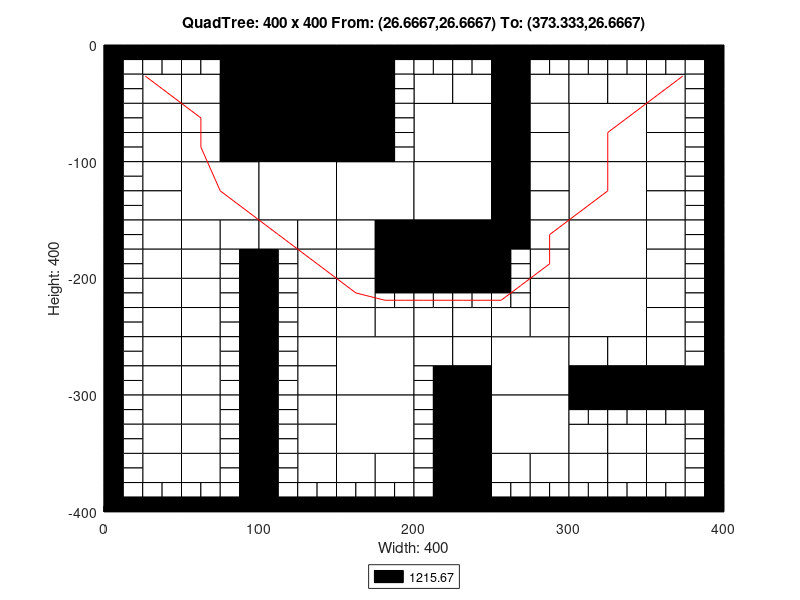

Here is the MATLAB script that generated this plot:
axis([0 400 -400 0]);
title('QuadTree: 400 x 400 From: (26.6667,26.6667) To: (373.333,26.6667)');
xlabel('Width: 400');
ylabel('Height: 400');
rectangle('Position',[100 -50 50 50], 'FaceColor',[0 0 0]);
rectangle('Position',[100 -100 50 50], 'FaceColor',[0 0 0]);
rectangle('Position',[50 -150 50 50], 'FaceColor',[1 1 1]);
rectangle('Position',[100 -150 50 50], 'FaceColor',[1 1 1]);
rectangle('Position',[150 -150 50 50], 'FaceColor',[1 1 1]);
rectangle('Position',[200 -100 50 50], 'FaceColor',[1 1 1]);
rectangle('Position',[300 -100 50 50], 'FaceColor',[1 1 1]);
rectangle('Position',[200 -150 50 50], 'FaceColor',[1 1 1]);
rectangle('Position',[200 -200 50 50], 'FaceColor',[0 0 0]);
rectangle('Position',[300 -150 50 50], 'FaceColor',[1 1 1]);
rectangle('Position',[300 -200 50 50], 'FaceColor',[1 1 1]);
rectangle('Position',[150 -300 50 50], 'FaceColor',[1 1 1]);
rectangle('Position',[150 -350 50 50], 'FaceColor',[1 1 1]);
rectangle('Position',[250 -300 50 50], 'FaceColor',[1 1 1]);
rectangle('Position',[300 -250 50 50], 'FaceColor',[1 1 1]);
rectangle('Position',[250 -350 50 50], 'FaceColor',[1 1 1]);
rectangle('Position',[25 -50 25 25], 'FaceColor',[1 1 1]);
rectangle('Position',[75 -25 25 25], 'FaceColor',[0 0 0]);
rectangle('Position',[50 -50 25 25], 'FaceColor',[1 1 1]);
rectangle('Position',[75 -50 25 25], 'FaceColor',[0 0 0]);
rectangle('Position',[25 -75 25 25], 'FaceColor',[1 1 1]);
rectangle('Position',[25 -100 25 25], 'FaceColor',[1 1 1]);
rectangle('Position',[50 -75 25 25], 'FaceColor',[1 1 1]);
rectangle('Position',[75 -75 25 25], 'FaceColor',[0 0 0]);
rectangle('Position',[50 -100 25 25], 'FaceColor',[1 1 1]);
rectangle('Position',[75 -100 25 25], 'FaceColor',[0 0 0]);
rectangle('Position',[150 -25 25 25], 'FaceColor',[0 0 0]);
rectangle('Position',[150 -50 25 25], 'FaceColor',[0 0 0]);
rectangle('Position',[150 -75 25 25], 'FaceColor',[0 0 0]);
rectangle('Position',[150 -100 25 25], 'FaceColor',[0 0 0]);
rectangle('Position',[25 -125 25 25], 'FaceColor',[1 1 1]);
rectangle('Position',[25 -150 25 25], 'FaceColor',[1 1 1]);
rectangle('Position',[25 -175 25 25], 'FaceColor',[1 1 1]);
rectangle('Position',[25 -200 25 25], 'FaceColor',[1 1 1]);
rectangle('Position',[50 -175 25 25], 'FaceColor',[1 1 1]);
rectangle('Position',[75 -175 25 25], 'FaceColor',[1 1 1]);
rectangle('Position',[50 -200 25 25], 'FaceColor',[1 1 1]);
rectangle('Position',[100 -175 25 25], 'FaceColor',[1 1 1]);
rectangle('Position',[125 -175 25 25], 'FaceColor',[1 1 1]);
rectangle('Position',[125 -200 25 25], 'FaceColor',[1 1 1]);
rectangle('Position',[150 -175 25 25], 'FaceColor',[1 1 1]);
rectangle('Position',[175 -175 25 25], 'FaceColor',[0 0 0]);
rectangle('Position',[150 -200 25 25], 'FaceColor',[1 1 1]);
rectangle('Position',[175 -200 25 25], 'FaceColor',[0 0 0]);
rectangle('Position',[200 -50 25 25], 'FaceColor',[1 1 1]);
rectangle('Position',[225 -50 25 25], 'FaceColor',[1 1 1]);
rectangle('Position',[250 -25 25 25], 'FaceColor',[0 0 0]);
rectangle('Position',[250 -50 25 25], 'FaceColor',[0 0 0]);
rectangle('Position',[275 -50 25 25], 'FaceColor',[1 1 1]);
rectangle('Position',[250 -75 25 25], 'FaceColor',[0 0 0]);
rectangle('Position',[275 -75 25 25], 'FaceColor',[1 1 1]);
rectangle('Position',[250 -100 25 25], 'FaceColor',[0 0 0]);
rectangle('Position',[275 -100 25 25], 'FaceColor',[1 1 1]);
rectangle('Position',[300 -50 25 25], 'FaceColor',[1 1 1]);
rectangle('Position',[325 -50 25 25], 'FaceColor',[1 1 1]);
rectangle('Position',[350 -50 25 25], 'FaceColor',[1 1 1]);
rectangle('Position',[350 -75 25 25], 'FaceColor',[1 1 1]);
rectangle('Position',[350 -100 25 25], 'FaceColor',[1 1 1]);
rectangle('Position',[250 -125 25 25], 'FaceColor',[0 0 0]);
rectangle('Position',[275 -125 25 25], 'FaceColor',[1 1 1]);
rectangle('Position',[250 -150 25 25], 'FaceColor',[0 0 0]);
rectangle('Position',[275 -150 25 25], 'FaceColor',[1 1 1]);
rectangle('Position',[250 -175 25 25], 'FaceColor',[0 0 0]);
rectangle('Position',[275 -175 25 25], 'FaceColor',[1 1 1]);
rectangle('Position',[275 -200 25 25], 'FaceColor',[1 1 1]);
rectangle('Position',[350 -125 25 25], 'FaceColor',[1 1 1]);
rectangle('Position',[350 -150 25 25], 'FaceColor',[1 1 1]);
rectangle('Position',[350 -175 25 25], 'FaceColor',[1 1 1]);
rectangle('Position',[350 -200 25 25], 'FaceColor',[1 1 1]);
rectangle('Position',[25 -225 25 25], 'FaceColor',[1 1 1]);
rectangle('Position',[25 -250 25 25], 'FaceColor',[1 1 1]);
rectangle('Position',[50 -225 25 25], 'FaceColor',[1 1 1]);
rectangle('Position',[50 -250 25 25], 'FaceColor',[1 1 1]);
rectangle('Position',[25 -275 25 25], 'FaceColor',[1 1 1]);
rectangle('Position',[25 -300 25 25], 'FaceColor',[1 1 1]);
rectangle('Position',[50 -275 25 25], 'FaceColor',[1 1 1]);
rectangle('Position',[50 -300 25 25], 'FaceColor',[1 1 1]);
rectangle('Position',[125 -225 25 25], 'FaceColor',[1 1 1]);
rectangle('Position',[125 -250 25 25], 'FaceColor',[1 1 1]);
rectangle('Position',[150 -225 25 25], 'FaceColor',[1 1 1]);
rectangle('Position',[150 -250 25 25], 'FaceColor',[1 1 1]);
rectangle('Position',[175 -250 25 25], 'FaceColor',[1 1 1]);
rectangle('Position',[125 -275 25 25], 'FaceColor',[1 1 1]);
rectangle('Position',[125 -300 25 25], 'FaceColor',[1 1 1]);
rectangle('Position',[25 -325 25 25], 'FaceColor',[1 1 1]);
rectangle('Position',[25 -350 25 25], 'FaceColor',[1 1 1]);
rectangle('Position',[50 -325 25 25], 'FaceColor',[1 1 1]);
rectangle('Position',[50 -350 25 25], 'FaceColor',[1 1 1]);
rectangle('Position',[25 -375 25 25], 'FaceColor',[1 1 1]);
rectangle('Position',[50 -375 25 25], 'FaceColor',[1 1 1]);
rectangle('Position',[125 -325 25 25], 'FaceColor',[1 1 1]);
rectangle('Position',[125 -350 25 25], 'FaceColor',[1 1 1]);
rectangle('Position',[125 -375 25 25], 'FaceColor',[1 1 1]);
rectangle('Position',[150 -375 25 25], 'FaceColor',[1 1 1]);
rectangle('Position',[175 -375 25 25], 'FaceColor',[1 1 1]);
rectangle('Position',[200 -250 25 25], 'FaceColor',[1 1 1]);
rectangle('Position',[225 -250 25 25], 'FaceColor',[1 1 1]);
rectangle('Position',[275 -225 25 25], 'FaceColor',[1 1 1]);
rectangle('Position',[250 -250 25 25], 'FaceColor',[1 1 1]);
rectangle('Position',[275 -250 25 25], 'FaceColor',[1 1 1]);
rectangle('Position',[200 -275 25 25], 'FaceColor',[1 1 1]);
rectangle('Position',[225 -275 25 25], 'FaceColor',[1 1 1]);
rectangle('Position',[225 -300 25 25], 'FaceColor',[0 0 0]);
rectangle('Position',[350 -225 25 25], 'FaceColor',[1 1 1]);
rectangle('Position',[350 -250 25 25], 'FaceColor',[1 1 1]);
rectangle('Position',[300 -275 25 25], 'FaceColor',[1 1 1]);
rectangle('Position',[325 -275 25 25], 'FaceColor',[1 1 1]);
rectangle('Position',[300 -300 25 25], 'FaceColor',[0 0 0]);
rectangle('Position',[325 -300 25 25], 'FaceColor',[0 0 0]);
rectangle('Position',[350 -275 25 25], 'FaceColor',[1 1 1]);
rectangle('Position',[350 -300 25 25], 'FaceColor',[0 0 0]);
rectangle('Position',[375 -300 25 25], 'FaceColor',[0 0 0]);
rectangle('Position',[225 -325 25 25], 'FaceColor',[0 0 0]);
rectangle('Position',[225 -350 25 25], 'FaceColor',[0 0 0]);
rectangle('Position',[225 -375 25 25], 'FaceColor',[0 0 0]);
rectangle('Position',[225 -400 25 25], 'FaceColor',[0 0 0]);
rectangle('Position',[250 -375 25 25], 'FaceColor',[1 1 1]);
rectangle('Position',[275 -375 25 25], 'FaceColor',[1 1 1]);
rectangle('Position',[300 -350 25 25], 'FaceColor',[1 1 1]);
rectangle('Position',[325 -350 25 25], 'FaceColor',[1 1 1]);
rectangle('Position',[350 -350 25 25], 'FaceColor',[1 1 1]);
rectangle('Position',[300 -375 25 25], 'FaceColor',[1 1 1]);
rectangle('Position',[325 -375 25 25], 'FaceColor',[1 1 1]);
rectangle('Position',[350 -375 25 25], 'FaceColor',[1 1 1]);
rectangle('Position',[0 -12.5 12.5 12.5], 'FaceColor',[0 0 0]);
rectangle('Position',[12.5 -12.5 12.5 12.5], 'FaceColor',[0 0 0]);
rectangle('Position',[0 -25 12.5 12.5], 'FaceColor',[0 0 0]);
rectangle('Position',[12.5 -25 12.5 12.5], 'FaceColor',[1 1 1]);
rectangle('Position',[25 -12.5 12.5 12.5], 'FaceColor',[0 0 0]);
rectangle('Position',[37.5 -12.5 12.5 12.5], 'FaceColor',[0 0 0]);
rectangle('Position',[25 -25 12.5 12.5], 'FaceColor',[1 1 1]);
rectangle('Position',[37.5 -25 12.5 12.5], 'FaceColor',[1 1 1]);
rectangle('Position',[0 -37.5 12.5 12.5], 'FaceColor',[0 0 0]);
rectangle('Position',[12.5 -37.5 12.5 12.5], 'FaceColor',[1 1 1]);
rectangle('Position',[0 -50 12.5 12.5], 'FaceColor',[0 0 0]);
rectangle('Position',[12.5 -50 12.5 12.5], 'FaceColor',[1 1 1]);
rectangle('Position',[50 -12.5 12.5 12.5], 'FaceColor',[0 0 0]);
rectangle('Position',[62.5 -12.5 12.5 12.5], 'FaceColor',[0 0 0]);
rectangle('Position',[50 -25 12.5 12.5], 'FaceColor',[1 1 1]);
rectangle('Position',[62.5 -25 12.5 12.5], 'FaceColor',[1 1 1]);
rectangle('Position',[0 -62.5 12.5 12.5], 'FaceColor',[0 0 0]);
rectangle('Position',[12.5 -62.5 12.5 12.5], 'FaceColor',[1 1 1]);
rectangle('Position',[0 -75 12.5 12.5], 'FaceColor',[0 0 0]);
rectangle('Position',[12.5 -75 12.5 12.5], 'FaceColor',[1 1 1]);
rectangle('Position',[0 -87.5 12.5 12.5], 'FaceColor',[0 0 0]);
rectangle('Position',[12.5 -87.5 12.5 12.5], 'FaceColor',[1 1 1]);
rectangle('Position',[0 -100 12.5 12.5], 'FaceColor',[0 0 0]);
rectangle('Position',[12.5 -100 12.5 12.5], 'FaceColor',[1 1 1]);
rectangle('Position',[175 -12.5 12.5 12.5], 'FaceColor',[0 0 0]);
rectangle('Position',[187.5 -12.5 12.5 12.5], 'FaceColor',[0 0 0]);
rectangle('Position',[175 -25 12.5 12.5], 'FaceColor',[0 0 0]);
rectangle('Position',[187.5 -25 12.5 12.5], 'FaceColor',[1 1 1]);
rectangle('Position',[175 -37.5 12.5 12.5], 'FaceColor',[0 0 0]);
rectangle('Position',[187.5 -37.5 12.5 12.5], 'FaceColor',[1 1 1]);
rectangle('Position',[175 -50 12.5 12.5], 'FaceColor',[0 0 0]);
rectangle('Position',[187.5 -50 12.5 12.5], 'FaceColor',[1 1 1]);
rectangle('Position',[175 -62.5 12.5 12.5], 'FaceColor',[0 0 0]);
rectangle('Position',[187.5 -62.5 12.5 12.5], 'FaceColor',[1 1 1]);
rectangle('Position',[175 -75 12.5 12.5], 'FaceColor',[0 0 0]);
rectangle('Position',[187.5 -75 12.5 12.5], 'FaceColor',[1 1 1]);
rectangle('Position',[175 -87.5 12.5 12.5], 'FaceColor',[0 0 0]);
rectangle('Position',[187.5 -87.5 12.5 12.5], 'FaceColor',[1 1 1]);
rectangle('Position',[175 -100 12.5 12.5], 'FaceColor',[0 0 0]);
rectangle('Position',[187.5 -100 12.5 12.5], 'FaceColor',[1 1 1]);
rectangle('Position',[0 -112.5 12.5 12.5], 'FaceColor',[0 0 0]);
rectangle('Position',[12.5 -112.5 12.5 12.5], 'FaceColor',[1 1 1]);
rectangle('Position',[0 -125 12.5 12.5], 'FaceColor',[0 0 0]);
rectangle('Position',[12.5 -125 12.5 12.5], 'FaceColor',[1 1 1]);
rectangle('Position',[0 -137.5 12.5 12.5], 'FaceColor',[0 0 0]);
rectangle('Position',[12.5 -137.5 12.5 12.5], 'FaceColor',[1 1 1]);
rectangle('Position',[0 -150 12.5 12.5], 'FaceColor',[0 0 0]);
rectangle('Position',[12.5 -150 12.5 12.5], 'FaceColor',[1 1 1]);
rectangle('Position',[0 -162.5 12.5 12.5], 'FaceColor',[0 0 0]);
rectangle('Position',[12.5 -162.5 12.5 12.5], 'FaceColor',[1 1 1]);
rectangle('Position',[0 -175 12.5 12.5], 'FaceColor',[0 0 0]);
rectangle('Position',[12.5 -175 12.5 12.5], 'FaceColor',[1 1 1]);
rectangle('Position',[0 -187.5 12.5 12.5], 'FaceColor',[0 0 0]);
rectangle('Position',[12.5 -187.5 12.5 12.5], 'FaceColor',[1 1 1]);
rectangle('Position',[0 -200 12.5 12.5], 'FaceColor',[0 0 0]);
rectangle('Position',[12.5 -200 12.5 12.5], 'FaceColor',[1 1 1]);
rectangle('Position',[75 -187.5 12.5 12.5], 'FaceColor',[1 1 1]);
rectangle('Position',[87.5 -187.5 12.5 12.5], 'FaceColor',[0 0 0]);
rectangle('Position',[75 -200 12.5 12.5], 'FaceColor',[1 1 1]);
rectangle('Position',[87.5 -200 12.5 12.5], 'FaceColor',[0 0 0]);
rectangle('Position',[100 -187.5 12.5 12.5], 'FaceColor',[0 0 0]);
rectangle('Position',[112.5 -187.5 12.5 12.5], 'FaceColor',[1 1 1]);
rectangle('Position',[100 -200 12.5 12.5], 'FaceColor',[0 0 0]);
rectangle('Position',[112.5 -200 12.5 12.5], 'FaceColor',[1 1 1]);
rectangle('Position',[200 -12.5 12.5 12.5], 'FaceColor',[0 0 0]);
rectangle('Position',[212.5 -12.5 12.5 12.5], 'FaceColor',[0 0 0]);
rectangle('Position',[200 -25 12.5 12.5], 'FaceColor',[1 1 1]);
rectangle('Position',[212.5 -25 12.5 12.5], 'FaceColor',[1 1 1]);
rectangle('Position',[225 -12.5 12.5 12.5], 'FaceColor',[0 0 0]);
rectangle('Position',[237.5 -12.5 12.5 12.5], 'FaceColor',[0 0 0]);
rectangle('Position',[225 -25 12.5 12.5], 'FaceColor',[1 1 1]);
rectangle('Position',[237.5 -25 12.5 12.5], 'FaceColor',[1 1 1]);
rectangle('Position',[275 -12.5 12.5 12.5], 'FaceColor',[0 0 0]);
rectangle('Position',[287.5 -12.5 12.5 12.5], 'FaceColor',[0 0 0]);
rectangle('Position',[275 -25 12.5 12.5], 'FaceColor',[1 1 1]);
rectangle('Position',[287.5 -25 12.5 12.5], 'FaceColor',[1 1 1]);
rectangle('Position',[300 -12.5 12.5 12.5], 'FaceColor',[0 0 0]);
rectangle('Position',[312.5 -12.5 12.5 12.5], 'FaceColor',[0 0 0]);
rectangle('Position',[300 -25 12.5 12.5], 'FaceColor',[1 1 1]);
rectangle('Position',[312.5 -25 12.5 12.5], 'FaceColor',[1 1 1]);
rectangle('Position',[325 -12.5 12.5 12.5], 'FaceColor',[0 0 0]);
rectangle('Position',[337.5 -12.5 12.5 12.5], 'FaceColor',[0 0 0]);
rectangle('Position',[325 -25 12.5 12.5], 'FaceColor',[1 1 1]);
rectangle('Position',[337.5 -25 12.5 12.5], 'FaceColor',[1 1 1]);
rectangle('Position',[350 -12.5 12.5 12.5], 'FaceColor',[0 0 0]);
rectangle('Position',[362.5 -12.5 12.5 12.5], 'FaceColor',[0 0 0]);
rectangle('Position',[350 -25 12.5 12.5], 'FaceColor',[1 1 1]);
rectangle('Position',[362.5 -25 12.5 12.5], 'FaceColor',[1 1 1]);
rectangle('Position',[375 -12.5 12.5 12.5], 'FaceColor',[0 0 0]);
rectangle('Position',[387.5 -12.5 12.5 12.5], 'FaceColor',[0 0 0]);
rectangle('Position',[375 -25 12.5 12.5], 'FaceColor',[1 1 1]);
rectangle('Position',[387.5 -25 12.5 12.5], 'FaceColor',[0 0 0]);
rectangle('Position',[375 -37.5 12.5 12.5], 'FaceColor',[1 1 1]);
rectangle('Position',[387.5 -37.5 12.5 12.5], 'FaceColor',[0 0 0]);
rectangle('Position',[375 -50 12.5 12.5], 'FaceColor',[1 1 1]);
rectangle('Position',[387.5 -50 12.5 12.5], 'FaceColor',[0 0 0]);
rectangle('Position',[375 -62.5 12.5 12.5], 'FaceColor',[1 1 1]);
rectangle('Position',[387.5 -62.5 12.5 12.5], 'FaceColor',[0 0 0]);
rectangle('Position',[375 -75 12.5 12.5], 'FaceColor',[1 1 1]);
rectangle('Position',[387.5 -75 12.5 12.5], 'FaceColor',[0 0 0]);
rectangle('Position',[375 -87.5 12.5 12.5], 'FaceColor',[1 1 1]);
rectangle('Position',[387.5 -87.5 12.5 12.5], 'FaceColor',[0 0 0]);
rectangle('Position',[375 -100 12.5 12.5], 'FaceColor',[1 1 1]);
rectangle('Position',[387.5 -100 12.5 12.5], 'FaceColor',[0 0 0]);
rectangle('Position',[250 -187.5 12.5 12.5], 'FaceColor',[0 0 0]);
rectangle('Position',[262.5 -187.5 12.5 12.5], 'FaceColor',[1 1 1]);
rectangle('Position',[250 -200 12.5 12.5], 'FaceColor',[0 0 0]);
rectangle('Position',[262.5 -200 12.5 12.5], 'FaceColor',[1 1 1]);
rectangle('Position',[375 -112.5 12.5 12.5], 'FaceColor',[1 1 1]);
rectangle('Position',[387.5 -112.5 12.5 12.5], 'FaceColor',[0 0 0]);
rectangle('Position',[375 -125 12.5 12.5], 'FaceColor',[1 1 1]);
rectangle('Position',[387.5 -125 12.5 12.5], 'FaceColor',[0 0 0]);
rectangle('Position',[375 -137.5 12.5 12.5], 'FaceColor',[1 1 1]);
rectangle('Position',[387.5 -137.5 12.5 12.5], 'FaceColor',[0 0 0]);
rectangle('Position',[375 -150 12.5 12.5], 'FaceColor',[1 1 1]);
rectangle('Position',[387.5 -150 12.5 12.5], 'FaceColor',[0 0 0]);
rectangle('Position',[375 -162.5 12.5 12.5], 'FaceColor',[1 1 1]);
rectangle('Position',[387.5 -162.5 12.5 12.5], 'FaceColor',[0 0 0]);
rectangle('Position',[375 -175 12.5 12.5], 'FaceColor',[1 1 1]);
rectangle('Position',[387.5 -175 12.5 12.5], 'FaceColor',[0 0 0]);
rectangle('Position',[375 -187.5 12.5 12.5], 'FaceColor',[1 1 1]);
rectangle('Position',[387.5 -187.5 12.5 12.5], 'FaceColor',[0 0 0]);
rectangle('Position',[375 -200 12.5 12.5], 'FaceColor',[1 1 1]);
rectangle('Position',[387.5 -200 12.5 12.5], 'FaceColor',[0 0 0]);
rectangle('Position',[0 -212.5 12.5 12.5], 'FaceColor',[0 0 0]);
rectangle('Position',[12.5 -212.5 12.5 12.5], 'FaceColor',[1 1 1]);
rectangle('Position',[0 -225 12.5 12.5], 'FaceColor',[0 0 0]);
rectangle('Position',[12.5 -225 12.5 12.5], 'FaceColor',[1 1 1]);
rectangle('Position',[0 -237.5 12.5 12.5], 'FaceColor',[0 0 0]);
rectangle('Position',[12.5 -237.5 12.5 12.5], 'FaceColor',[1 1 1]);
rectangle('Position',[0 -250 12.5 12.5], 'FaceColor',[0 0 0]);
rectangle('Position',[12.5 -250 12.5 12.5], 'FaceColor',[1 1 1]);
rectangle('Position',[75 -212.5 12.5 12.5], 'FaceColor',[1 1 1]);
rectangle('Position',[87.5 -212.5 12.5 12.5], 'FaceColor',[0 0 0]);
rectangle('Position',[75 -225 12.5 12.5], 'FaceColor',[1 1 1]);
rectangle('Position',[87.5 -225 12.5 12.5], 'FaceColor',[0 0 0]);
rectangle('Position',[75 -237.5 12.5 12.5], 'FaceColor',[1 1 1]);
rectangle('Position',[87.5 -237.5 12.5 12.5], 'FaceColor',[0 0 0]);
rectangle('Position',[75 -250 12.5 12.5], 'FaceColor',[1 1 1]);
rectangle('Position',[87.5 -250 12.5 12.5], 'FaceColor',[0 0 0]);
rectangle('Position',[0 -262.5 12.5 12.5], 'FaceColor',[0 0 0]);
rectangle('Position',[12.5 -262.5 12.5 12.5], 'FaceColor',[1 1 1]);
rectangle('Position',[0 -275 12.5 12.5], 'FaceColor',[0 0 0]);
rectangle('Position',[12.5 -275 12.5 12.5], 'FaceColor',[1 1 1]);
rectangle('Position',[0 -287.5 12.5 12.5], 'FaceColor',[0 0 0]);
rectangle('Position',[12.5 -287.5 12.5 12.5], 'FaceColor',[1 1 1]);
rectangle('Position',[0 -300 12.5 12.5], 'FaceColor',[0 0 0]);
rectangle('Position',[12.5 -300 12.5 12.5], 'FaceColor',[1 1 1]);
rectangle('Position',[75 -262.5 12.5 12.5], 'FaceColor',[1 1 1]);
rectangle('Position',[87.5 -262.5 12.5 12.5], 'FaceColor',[0 0 0]);
rectangle('Position',[75 -275 12.5 12.5], 'FaceColor',[1 1 1]);
rectangle('Position',[87.5 -275 12.5 12.5], 'FaceColor',[0 0 0]);
rectangle('Position',[75 -287.5 12.5 12.5], 'FaceColor',[1 1 1]);
rectangle('Position',[87.5 -287.5 12.5 12.5], 'FaceColor',[0 0 0]);
rectangle('Position',[75 -300 12.5 12.5], 'FaceColor',[1 1 1]);
rectangle('Position',[87.5 -300 12.5 12.5], 'FaceColor',[0 0 0]);
rectangle('Position',[100 -212.5 12.5 12.5], 'FaceColor',[0 0 0]);
rectangle('Position',[112.5 -212.5 12.5 12.5], 'FaceColor',[1 1 1]);
rectangle('Position',[100 -225 12.5 12.5], 'FaceColor',[0 0 0]);
rectangle('Position',[112.5 -225 12.5 12.5], 'FaceColor',[1 1 1]);
rectangle('Position',[100 -237.5 12.5 12.5], 'FaceColor',[0 0 0]);
rectangle('Position',[112.5 -237.5 12.5 12.5], 'FaceColor',[1 1 1]);
rectangle('Position',[100 -250 12.5 12.5], 'FaceColor',[0 0 0]);
rectangle('Position',[112.5 -250 12.5 12.5], 'FaceColor',[1 1 1]);
rectangle('Position',[175 -212.5 12.5 12.5], 'FaceColor',[0 0 0]);
rectangle('Position',[187.5 -212.5 12.5 12.5], 'FaceColor',[0 0 0]);
rectangle('Position',[175 -225 12.5 12.5], 'FaceColor',[1 1 1]);
rectangle('Position',[187.5 -225 12.5 12.5], 'FaceColor',[1 1 1]);
rectangle('Position',[100 -262.5 12.5 12.5], 'FaceColor',[0 0 0]);
rectangle('Position',[112.5 -262.5 12.5 12.5], 'FaceColor',[1 1 1]);
rectangle('Position',[100 -275 12.5 12.5], 'FaceColor',[0 0 0]);
rectangle('Position',[112.5 -275 12.5 12.5], 'FaceColor',[1 1 1]);
rectangle('Position',[100 -287.5 12.5 12.5], 'FaceColor',[0 0 0]);
rectangle('Position',[112.5 -287.5 12.5 12.5], 'FaceColor',[1 1 1]);
rectangle('Position',[100 -300 12.5 12.5], 'FaceColor',[0 0 0]);
rectangle('Position',[112.5 -300 12.5 12.5], 'FaceColor',[1 1 1]);
rectangle('Position',[0 -312.5 12.5 12.5], 'FaceColor',[0 0 0]);
rectangle('Position',[12.5 -312.5 12.5 12.5], 'FaceColor',[1 1 1]);
rectangle('Position',[0 -325 12.5 12.5], 'FaceColor',[0 0 0]);
rectangle('Position',[12.5 -325 12.5 12.5], 'FaceColor',[1 1 1]);
rectangle('Position',[0 -337.5 12.5 12.5], 'FaceColor',[0 0 0]);
rectangle('Position',[12.5 -337.5 12.5 12.5], 'FaceColor',[1 1 1]);
rectangle('Position',[0 -350 12.5 12.5], 'FaceColor',[0 0 0]);
rectangle('Position',[12.5 -350 12.5 12.5], 'FaceColor',[1 1 1]);
rectangle('Position',[75 -312.5 12.5 12.5], 'FaceColor',[1 1 1]);
rectangle('Position',[87.5 -312.5 12.5 12.5], 'FaceColor',[0 0 0]);
rectangle('Position',[75 -325 12.5 12.5], 'FaceColor',[1 1 1]);
rectangle('Position',[87.5 -325 12.5 12.5], 'FaceColor',[0 0 0]);
rectangle('Position',[75 -337.5 12.5 12.5], 'FaceColor',[1 1 1]);
rectangle('Position',[87.5 -337.5 12.5 12.5], 'FaceColor',[0 0 0]);
rectangle('Position',[75 -350 12.5 12.5], 'FaceColor',[1 1 1]);
rectangle('Position',[87.5 -350 12.5 12.5], 'FaceColor',[0 0 0]);
rectangle('Position',[0 -362.5 12.5 12.5], 'FaceColor',[0 0 0]);
rectangle('Position',[12.5 -362.5 12.5 12.5], 'FaceColor',[1 1 1]);
rectangle('Position',[0 -375 12.5 12.5], 'FaceColor',[0 0 0]);
rectangle('Position',[12.5 -375 12.5 12.5], 'FaceColor',[1 1 1]);
rectangle('Position',[0 -387.5 12.5 12.5], 'FaceColor',[0 0 0]);
rectangle('Position',[12.5 -387.5 12.5 12.5], 'FaceColor',[1 1 1]);
rectangle('Position',[0 -400 12.5 12.5], 'FaceColor',[0 0 0]);
rectangle('Position',[12.5 -400 12.5 12.5], 'FaceColor',[0 0 0]);
rectangle('Position',[25 -387.5 12.5 12.5], 'FaceColor',[1 1 1]);
rectangle('Position',[37.5 -387.5 12.5 12.5], 'FaceColor',[1 1 1]);
rectangle('Position',[25 -400 12.5 12.5], 'FaceColor',[0 0 0]);
rectangle('Position',[37.5 -400 12.5 12.5], 'FaceColor',[0 0 0]);
rectangle('Position',[75 -362.5 12.5 12.5], 'FaceColor',[1 1 1]);
rectangle('Position',[87.5 -362.5 12.5 12.5], 'FaceColor',[0 0 0]);
rectangle('Position',[75 -375 12.5 12.5], 'FaceColor',[1 1 1]);
rectangle('Position',[87.5 -375 12.5 12.5], 'FaceColor',[0 0 0]);
rectangle('Position',[50 -387.5 12.5 12.5], 'FaceColor',[1 1 1]);
rectangle('Position',[62.5 -387.5 12.5 12.5], 'FaceColor',[1 1 1]);
rectangle('Position',[50 -400 12.5 12.5], 'FaceColor',[0 0 0]);
rectangle('Position',[62.5 -400 12.5 12.5], 'FaceColor',[0 0 0]);
rectangle('Position',[75 -387.5 12.5 12.5], 'FaceColor',[1 1 1]);
rectangle('Position',[87.5 -387.5 12.5 12.5], 'FaceColor',[0 0 0]);
rectangle('Position',[75 -400 12.5 12.5], 'FaceColor',[0 0 0]);
rectangle('Position',[87.5 -400 12.5 12.5], 'FaceColor',[0 0 0]);
rectangle('Position',[100 -312.5 12.5 12.5], 'FaceColor',[0 0 0]);
rectangle('Position',[112.5 -312.5 12.5 12.5], 'FaceColor',[1 1 1]);
rectangle('Position',[100 -325 12.5 12.5], 'FaceColor',[0 0 0]);
rectangle('Position',[112.5 -325 12.5 12.5], 'FaceColor',[1 1 1]);
rectangle('Position',[100 -337.5 12.5 12.5], 'FaceColor',[0 0 0]);
rectangle('Position',[112.5 -337.5 12.5 12.5], 'FaceColor',[1 1 1]);
rectangle('Position',[100 -350 12.5 12.5], 'FaceColor',[0 0 0]);
rectangle('Position',[112.5 -350 12.5 12.5], 'FaceColor',[1 1 1]);
rectangle('Position',[100 -362.5 12.5 12.5], 'FaceColor',[0 0 0]);
rectangle('Position',[112.5 -362.5 12.5 12.5], 'FaceColor',[1 1 1]);
rectangle('Position',[100 -375 12.5 12.5], 'FaceColor',[0 0 0]);
rectangle('Position',[112.5 -375 12.5 12.5], 'FaceColor',[1 1 1]);
rectangle('Position',[100 -387.5 12.5 12.5], 'FaceColor',[0 0 0]);
rectangle('Position',[112.5 -387.5 12.5 12.5], 'FaceColor',[1 1 1]);
rectangle('Position',[100 -400 12.5 12.5], 'FaceColor',[0 0 0]);
rectangle('Position',[112.5 -400 12.5 12.5], 'FaceColor',[0 0 0]);
rectangle('Position',[125 -387.5 12.5 12.5], 'FaceColor',[1 1 1]);
rectangle('Position',[137.5 -387.5 12.5 12.5], 'FaceColor',[1 1 1]);
rectangle('Position',[125 -400 12.5 12.5], 'FaceColor',[0 0 0]);
rectangle('Position',[137.5 -400 12.5 12.5], 'FaceColor',[0 0 0]);
rectangle('Position',[150 -387.5 12.5 12.5], 'FaceColor',[1 1 1]);
rectangle('Position',[162.5 -387.5 12.5 12.5], 'FaceColor',[1 1 1]);
rectangle('Position',[150 -400 12.5 12.5], 'FaceColor',[0 0 0]);
rectangle('Position',[162.5 -400 12.5 12.5], 'FaceColor',[0 0 0]);
rectangle('Position',[175 -387.5 12.5 12.5], 'FaceColor',[1 1 1]);
rectangle('Position',[187.5 -387.5 12.5 12.5], 'FaceColor',[1 1 1]);
rectangle('Position',[175 -400 12.5 12.5], 'FaceColor',[0 0 0]);
rectangle('Position',[187.5 -400 12.5 12.5], 'FaceColor',[0 0 0]);
rectangle('Position',[200 -212.5 12.5 12.5], 'FaceColor',[0 0 0]);
rectangle('Position',[212.5 -212.5 12.5 12.5], 'FaceColor',[0 0 0]);
rectangle('Position',[200 -225 12.5 12.5], 'FaceColor',[1 1 1]);
rectangle('Position',[212.5 -225 12.5 12.5], 'FaceColor',[1 1 1]);
rectangle('Position',[225 -212.5 12.5 12.5], 'FaceColor',[0 0 0]);
rectangle('Position',[237.5 -212.5 12.5 12.5], 'FaceColor',[0 0 0]);
rectangle('Position',[225 -225 12.5 12.5], 'FaceColor',[1 1 1]);
rectangle('Position',[237.5 -225 12.5 12.5], 'FaceColor',[1 1 1]);
rectangle('Position',[250 -212.5 12.5 12.5], 'FaceColor',[0 0 0]);
rectangle('Position',[262.5 -212.5 12.5 12.5], 'FaceColor',[1 1 1]);
rectangle('Position',[250 -225 12.5 12.5], 'FaceColor',[1 1 1]);
rectangle('Position',[262.5 -225 12.5 12.5], 'FaceColor',[1 1 1]);
rectangle('Position',[200 -287.5 12.5 12.5], 'FaceColor',[1 1 1]);
rectangle('Position',[212.5 -287.5 12.5 12.5], 'FaceColor',[0 0 0]);
rectangle('Position',[200 -300 12.5 12.5], 'FaceColor',[1 1 1]);
rectangle('Position',[212.5 -300 12.5 12.5], 'FaceColor',[0 0 0]);
rectangle('Position',[375 -212.5 12.5 12.5], 'FaceColor',[1 1 1]);
rectangle('Position',[387.5 -212.5 12.5 12.5], 'FaceColor',[0 0 0]);
rectangle('Position',[375 -225 12.5 12.5], 'FaceColor',[1 1 1]);
rectangle('Position',[387.5 -225 12.5 12.5], 'FaceColor',[0 0 0]);
rectangle('Position',[375 -237.5 12.5 12.5], 'FaceColor',[1 1 1]);
rectangle('Position',[387.5 -237.5 12.5 12.5], 'FaceColor',[0 0 0]);
rectangle('Position',[375 -250 12.5 12.5], 'FaceColor',[1 1 1]);
rectangle('Position',[387.5 -250 12.5 12.5], 'FaceColor',[0 0 0]);
rectangle('Position',[375 -262.5 12.5 12.5], 'FaceColor',[1 1 1]);
rectangle('Position',[387.5 -262.5 12.5 12.5], 'FaceColor',[0 0 0]);
rectangle('Position',[375 -275 12.5 12.5], 'FaceColor',[1 1 1]);
rectangle('Position',[387.5 -275 12.5 12.5], 'FaceColor',[0 0 0]);
rectangle('Position',[200 -312.5 12.5 12.5], 'FaceColor',[1 1 1]);
rectangle('Position',[212.5 -312.5 12.5 12.5], 'FaceColor',[0 0 0]);
rectangle('Position',[200 -325 12.5 12.5], 'FaceColor',[1 1 1]);
rectangle('Position',[212.5 -325 12.5 12.5], 'FaceColor',[0 0 0]);
rectangle('Position',[200 -337.5 12.5 12.5], 'FaceColor',[1 1 1]);
rectangle('Position',[212.5 -337.5 12.5 12.5], 'FaceColor',[0 0 0]);
rectangle('Position',[200 -350 12.5 12.5], 'FaceColor',[1 1 1]);
rectangle('Position',[212.5 -350 12.5 12.5], 'FaceColor',[0 0 0]);
rectangle('Position',[200 -362.5 12.5 12.5], 'FaceColor',[1 1 1]);
rectangle('Position',[212.5 -362.5 12.5 12.5], 'FaceColor',[0 0 0]);
rectangle('Position',[200 -375 12.5 12.5], 'FaceColor',[1 1 1]);
rectangle('Position',[212.5 -375 12.5 12.5], 'FaceColor',[0 0 0]);
rectangle('Position',[200 -387.5 12.5 12.5], 'FaceColor',[1 1 1]);
rectangle('Position',[212.5 -387.5 12.5 12.5], 'FaceColor',[0 0 0]);
rectangle('Position',[200 -400 12.5 12.5], 'FaceColor',[0 0 0]);
rectangle('Position',[212.5 -400 12.5 12.5], 'FaceColor',[0 0 0]);
rectangle('Position',[250 -387.5 12.5 12.5], 'FaceColor',[1 1 1]);
rectangle('Position',[262.5 -387.5 12.5 12.5], 'FaceColor',[1 1 1]);
rectangle('Position',[250 -400 12.5 12.5], 'FaceColor',[0 0 0]);
rectangle('Position',[262.5 -400 12.5 12.5], 'FaceColor',[0 0 0]);
rectangle('Position',[275 -387.5 12.5 12.5], 'FaceColor',[1 1 1]);
rectangle('Position',[287.5 -387.5 12.5 12.5], 'FaceColor',[1 1 1]);
rectangle('Position',[275 -400 12.5 12.5], 'FaceColor',[0 0 0]);
rectangle('Position',[287.5 -400 12.5 12.5], 'FaceColor',[0 0 0]);
rectangle('Position',[300 -312.5 12.5 12.5], 'FaceColor',[0 0 0]);
rectangle('Position',[312.5 -312.5 12.5 12.5], 'FaceColor',[0 0 0]);
rectangle('Position',[300 -325 12.5 12.5], 'FaceColor',[1 1 1]);
rectangle('Position',[312.5 -325 12.5 12.5], 'FaceColor',[1 1 1]);
rectangle('Position',[325 -312.5 12.5 12.5], 'FaceColor',[0 0 0]);
rectangle('Position',[337.5 -312.5 12.5 12.5], 'FaceColor',[0 0 0]);
rectangle('Position',[325 -325 12.5 12.5], 'FaceColor',[1 1 1]);
rectangle('Position',[337.5 -325 12.5 12.5], 'FaceColor',[1 1 1]);
rectangle('Position',[350 -312.5 12.5 12.5], 'FaceColor',[0 0 0]);
rectangle('Position',[362.5 -312.5 12.5 12.5], 'FaceColor',[0 0 0]);
rectangle('Position',[350 -325 12.5 12.5], 'FaceColor',[1 1 1]);
rectangle('Position',[362.5 -325 12.5 12.5], 'FaceColor',[1 1 1]);
rectangle('Position',[375 -312.5 12.5 12.5], 'FaceColor',[0 0 0]);
rectangle('Position',[387.5 -312.5 12.5 12.5], 'FaceColor',[0 0 0]);
rectangle('Position',[375 -325 12.5 12.5], 'FaceColor',[1 1 1]);
rectangle('Position',[387.5 -325 12.5 12.5], 'FaceColor',[0 0 0]);
rectangle('Position',[375 -337.5 12.5 12.5], 'FaceColor',[1 1 1]);
rectangle('Position',[387.5 -337.5 12.5 12.5], 'FaceColor',[0 0 0]);
rectangle('Position',[375 -350 12.5 12.5], 'FaceColor',[1 1 1]);
rectangle('Position',[387.5 -350 12.5 12.5], 'FaceColor',[0 0 0]);
rectangle('Position',[300 -387.5 12.5 12.5], 'FaceColor',[1 1 1]);
rectangle('Position',[312.5 -387.5 12.5 12.5], 'FaceColor',[1 1 1]);
rectangle('Position',[300 -400 12.5 12.5], 'FaceColor',[0 0 0]);
rectangle('Position',[312.5 -400 12.5 12.5], 'FaceColor',[0 0 0]);
rectangle('Position',[325 -387.5 12.5 12.5], 'FaceColor',[1 1 1]);
rectangle('Position',[337.5 -387.5 12.5 12.5], 'FaceColor',[1 1 1]);
rectangle('Position',[325 -400 12.5 12.5], 'FaceColor',[0 0 0]);
rectangle('Position',[337.5 -400 12.5 12.5], 'FaceColor',[0 0 0]);
rectangle('Position',[375 -362.5 12.5 12.5], 'FaceColor',[1 1 1]);
rectangle('Position',[387.5 -362.5 12.5 12.5], 'FaceColor',[0 0 0]);
rectangle('Position',[375 -375 12.5 12.5], 'FaceColor',[1 1 1]);
rectangle('Position',[387.5 -375 12.5 12.5], 'FaceColor',[0 0 0]);
rectangle('Position',[350 -387.5 12.5 12.5], 'FaceColor',[1 1 1]);
rectangle('Position',[362.5 -387.5 12.5 12.5], 'FaceColor',[1 1 1]);
rectangle('Position',[350 -400 12.5 12.5], 'FaceColor',[0 0 0]);
rectangle('Position',[362.5 -400 12.5 12.5], 'FaceColor',[0 0 0]);
rectangle('Position',[375 -387.5 12.5 12.5], 'FaceColor',[1 1 1]);
rectangle('Position',[387.5 -387.5 12.5 12.5], 'FaceColor',[0 0 0]);
rectangle('Position',[375 -400 12.5 12.5], 'FaceColor',[0 0 0]);
rectangle('Position',[387.5 -400 12.5 12.5], 'FaceColor',[0 0 0]);
X=[373.333,362.5,325,325,287.5,287.5,268.75,256.25,243.75,231.25,218.75,206.25,193.75,181.25,162.5,137.5,112.5,75,62.5,62.5,37.5,26.6667];
Y=[-26.6667,-37.5,-75,-125,-162.5,-187.5,-206.25,-218.75,-218.75,-218.75,-218.75,-218.75,-218.75,-218.75,-212.5,-187.5,-162.5,-125,-87.5,-62.5,-37.5,-26.6667];
hold on;
plot(X,Y,'r');
legend('1215.67','Location','southoutside');
